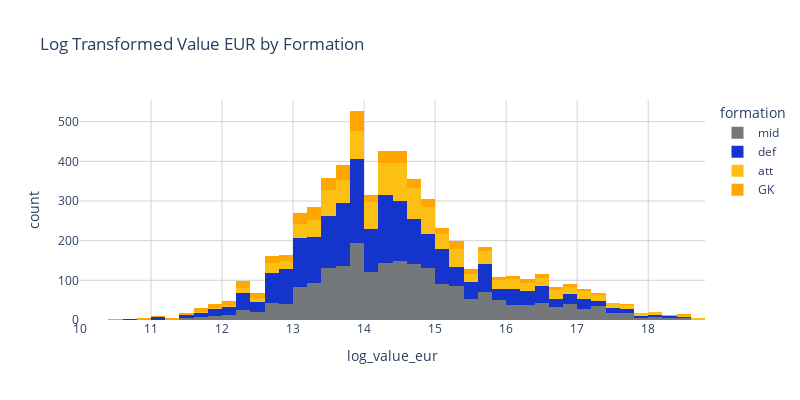

Notebook code cell kept with this figure:
### Code cell
# Plot 4 histograms of value_eur by formation
fig = px.histogram(
    df,
    x="log_value_eur",
    color="formation",
    nbins=50,
    title="Log Transformed Value EUR by Formation",
)

visa_colors = list(utils.COLORS_DICT.values())

# Change colors of histograms
for i, trace in enumerate(fig.data):
    trace.marker.color = visa_colors[i % len(visa_colors)]

fig.update_layout(
    width=800,
    height=400,
    plot_bgcolor="white",
    yaxis=dict(gridcolor="lightgray"),
    xaxis=dict(gridcolor="lightgray")
)

fig.show()

### Figure 1 — Plotly figure (JSON) as saved in the notebook; plotly's stock layout.template omitted (floating-point values rounded to 4 significant figures; data arrays with more than 128 entries replaced by an {"elided": "..."} marker saying what was removed)
{"data": [{"alignmentgroup": "True", "bingroup": "x", "hovertemplate": "formation=mid<br>log_value_eur=%{x}<br>count=%{y}<extra></extra>", "legendgroup": "mid", "marker": {"color": "#74787B", "pattern": {"shape": ""}}, "name": "mid", "nbinsx": 50, "offsetgroup": "mid", "orientation": "v", "showlegend": true, "type": "histogram", "x": {"elided": "2154 float values"}, "xaxis": "x", "yaxis": "y"}, {"alignmentgroup": "True", "bingroup": "x", "hovertemplate": "formation=def<br>log_value_eur=%{x}<br>count=%{y}<extra></extra>", "legendgroup": "def", "marker": {"color": "#1434CB", "pattern": {"shape": ""}}, "name": "def", "nbinsx": 50, "offsetgroup": "def", "orientation": "v", "showlegend": true, "type": "histogram", "x": {"elided": "2187 float values"}, "xaxis": "x", "yaxis": "y"}, {"alignmentgroup": "True", "bingroup": "x", "hovertemplate": "formation=att<br>log_value_eur=%{x}<br>count=%{y}<extra></extra>", "legendgroup": "att", "marker": {"color": "#FCC015", "pattern": {"shape": ""}}, "name": "att", "nbinsx": 50, "offsetgroup": "att", "orientation": "v", "showlegend": true, "type": "histogram", "x": {"elided": "1084 float values"}, "xaxis": "x", "yaxis": "y"}, {"alignmentgroup": "True", "bingroup": "x", "hovertemplate": "formation=GK<br>log_value_eur=%{x}<br>count=%{y}<extra></extra>", "legendgroup": "GK", "marker": {"color": "#FFA600", "pattern": {"shape": ""}}, "name": "GK", "nbinsx": 50, "offsetgroup": "GK", "orientation": "v", "showlegend": true, "type": "histogram", "x": {"elided": "543 float values"}, "xaxis": "x", "yaxis": "y"}], "layout": {"barmode": "relative", "height": 400, "legend": {"title": {"text": "formation"}, "tracegroupgap": 0}, "plot_bgcolor": "white", "title": {"text": "Log Transformed Value EUR by Formation"}, "width": 800, "xaxis": {"anchor": "y", "domain": [0, 1], "gridcolor": "lightgray", "title": {"text": "log_value_eur"}}, "yaxis": {"anchor": "x", "domain": [0, 1], "gridcolor": "lightgray", "title": {"text": "count"}}}}
